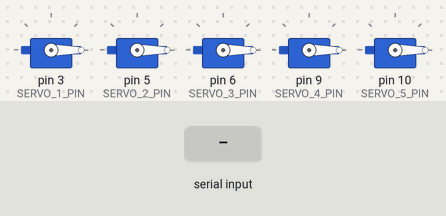
The sketch below on a simulated Arduino Uno, built with avr-gcc and run on an emulated ATmega328P. Parts: 5 × servo. Inputs (shaded band) come from the test bench.

Above: at 1.2 s.
1.3 s: "90,45,200\n" received over Serial
At 2.0 s:
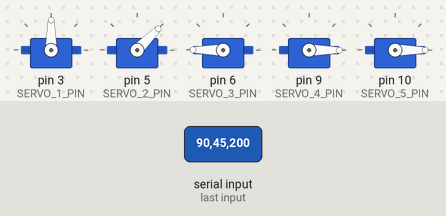
3.0 s: "30,150,10\n" received over Serial
At 3.4 s:
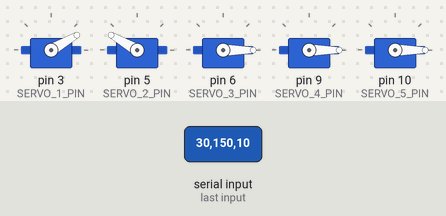
4.5 s: "90,45\n" received over Serial
At 5.7 s:
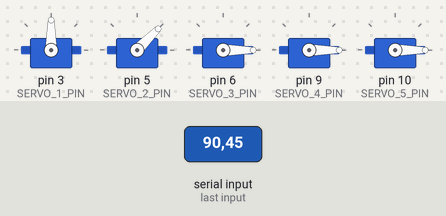
6.0 s: "90\n" received over Serial
At 7.0 s:
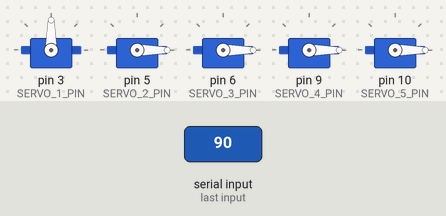
7.5 s: "200\n" received over Serial
At 8.2 s:
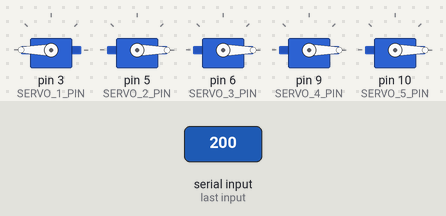
9.0 s: "30,150\n" received over Serial
At 9.4 s:
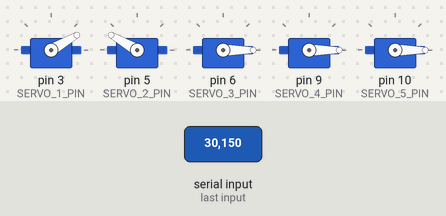
Timing chart, 0 to 11.5 s (numbered marks = the images above; inputs shaded):
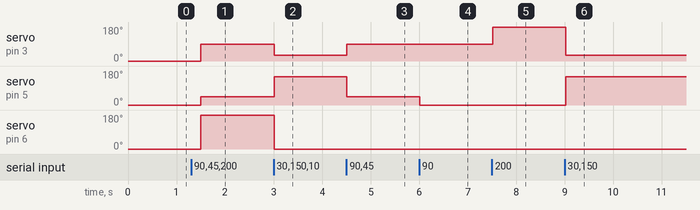

The sketch:

robot_arm.ino
```cpp
#include <Servo.h>


// ============================================================
// STUDENT / TEACHER SETTINGS
// These are the main values students may need to change.
// ============================================================

// This must match BAUD_RATE in robot_gui.py.
// Python and Arduino need to "talk" at the same speed.
const int BAUD_RATE = 9600;

// These are the Arduino pins connected to each servo signal wire.
// Change these numbers if you plug the servos into different pins.
const int SERVO_1_PIN = 3;
const int SERVO_2_PIN = 5;
const int SERVO_3_PIN = 6;
const int SERVO_4_PIN = 9;
const int SERVO_5_PIN = 10;


// Create five servo objects.
// Each object lets Arduino control one physical servo motor.
Servo servo1;
Servo servo2;
Servo servo3;
Servo servo4;
Servo servo5;

// This array stores the latest angle for each servo.
// Example: {90, 45, 120, 10, 180}
int servoPositions[5];


void setup() {
  // Start serial communication with the computer.
  // This speed must match the Python BAUD_RATE.
  Serial.begin(BAUD_RATE);

  // Tell Arduino which pin controls each servo.
  servo1.attach(SERVO_1_PIN);
  servo2.attach(SERVO_2_PIN);
  servo3.attach(SERVO_3_PIN);
  servo4.attach(SERVO_4_PIN);
  servo5.attach(SERVO_5_PIN);
}


void loop() {
  // Check whether Python has sent a new line of data over the USB cable.
  while (Serial.available()) {
    // Read one complete message from Python.
    // Python ends each message with '\n', which means "new line".
    String input = Serial.readStringUntil('\n');

    // Python sends five 3-digit numbers stuck together.
    // Example: "090045120010180"
    // Arduino splits that message back into five servo angles.
    servoPositions[0] = input.substring(0, 3).toInt();
    servoPositions[1] = input.substring(3, 6).toInt();
    servoPositions[2] = input.substring(6, 9).toInt();
    servoPositions[3] = input.substring(9, 12).toInt();
    servoPositions[4] = input.substring(12, 15).toInt();
  }

  // Move each servo to its latest angle.
  servo1.write(servoPositions[0]);
  servo2.write(servoPositions[1]);
  servo3.write(servoPositions[2]);
  servo4.write(servoPositions[3]);
  servo5.write(servoPositions[4]);

  // Wait a short time before checking again.
  delay(500);
}
```

Measured:
- after the input at 1.3 s, servo on pin 3 (SERVO_1_PIN): 0° → 90° after 0.20 s; servo on pin 5 (SERVO_2_PIN): 0° → 45° after 0.20 s; servo on pin 6 (SERVO_3_PIN): 0° → 180° after 0.20 s
- after the input at 3.0 s, servo on pin 3 (SERVO_1_PIN): 90° → 30° at once; servo on pin 5 (SERVO_2_PIN): 45° → 150° at once; servo on pin 6 (SERVO_3_PIN): 180° → 0° at once
- after the input at 4.5 s, servo on pin 3 (SERVO_1_PIN): 30° → 90° at once; servo on pin 5 (SERVO_2_PIN): 150° → 45° at once
- after the input at 6.0 s, servo on pin 5 (SERVO_2_PIN): 45° → 0° at once
- after the input at 7.5 s, servo on pin 3 (SERVO_1_PIN): 90° → 180° at once
- after the input at 9.0 s, servo on pin 3 (SERVO_1_PIN): 180° → 30° at once; servo on pin 5 (SERVO_2_PIN): 0° → 150° at once
